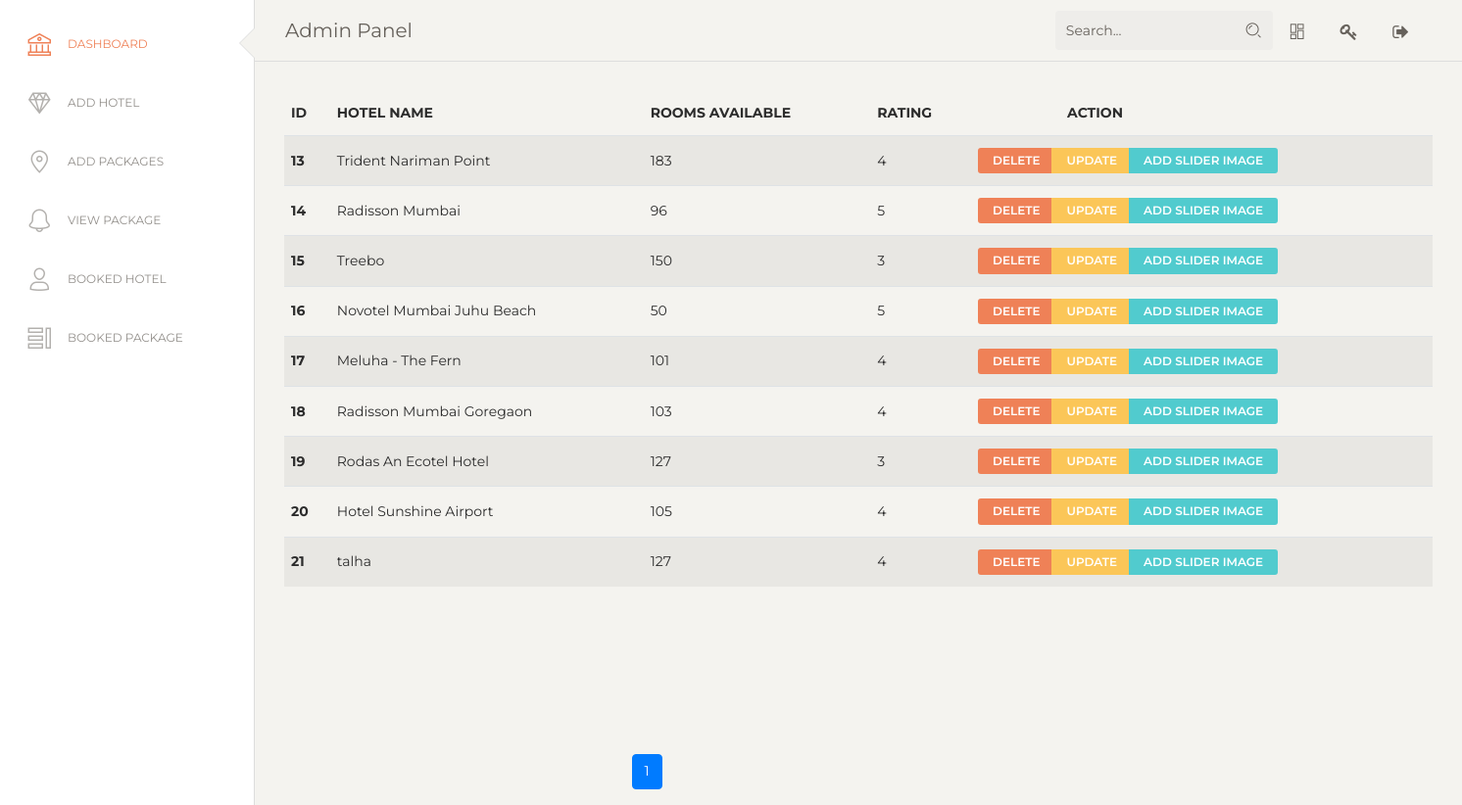
The app's page /admin/index.php (signed in) with its own data.
### tables this page shows
CREATE TABLE `hotel_details` (
  `hotel_id` int(6) NOT NULL,
  `hotel_name` text NOT NULL,
  `hotel_description` varchar(256) NOT NULL,
  `hotel_location` varchar(256) NOT NULL,
  `total_rooms` int(11) NOT NULL,
  `rating` int(11) NOT NULL,
  `price` float NOT NULL,
  `hotel_image` varchar(255) NOT NULL
);

### admin/index.php (the view, shortened to what this page needs)
<?php
include "header.php";
?>
<div class="content">
  <table class="table table-striped">
    <thead>
      <tr>
        <th scope="col">id</th>
        <th scope="col">Hotel Name</th>
        <th scope="col">Rooms Available</th>
        <th scope="col">Rating</th>
        <th scope="col" style="padding-left: 7em;">Action</th>
      </tr>
    </thead>
    <tbody>
      <?php include "config.php";
      if (isset($_GET['page'])) {
        $page = $_GET['page'];
      } else {
        $page = 1;
      }
      $limit = 10;
      $offset = ($page - 1) * $limit;
      $sql = "SELECT * FROM hotel_details LIMIT {$offset},{$limit}";
      $result = mysqli_query($conn, $sql);
      if (mysqli_num_rows($result) > 0) {
        while ($row = mysqli_fetch_assoc($result)) {
      ?>
          <tr>
            <th scope="row"><?php echo $row['hotel_id'] ?></th>
            <td><?php echo $row['hotel_name'] ?></td>
            <td><?php echo $row['total_rooms'] ?></td>
            <td><?php echo $row['rating'] ?></td>
            <td>
              <div class="btn-group">
                <a class="btn btn-danger btn-sm" href="delete.php?id=<?php echo $row['hotel_id'] ?>">Delete</a>
                <a class="btn btn-warning btn-sm" href="update.php?id=<?php echo $row['hotel_id'] ?>">Update</a>
                <a class="btn btn-primary btn-sm" href="add_slider_hotel.php?id=<?php echo $row['hotel_id'] ?>">Add Slider Image</a>
              </div>
            </td>
          </tr>
      <?php }
      } ?>
    </tbody>
  </table>
</div>
<div class="container" style="margin:0 30%;;">
  <?php
  $sql1 = "SELECT * FROM hotel_details";
  $result1 = mysqli_query($conn, $sql1) or die("Query Failed.");
  if (mysqli_num_rows($result1) > 0) {
    $total_records = mysqli_num_rows($result1);
    $total_page = ceil($total_records / $limit);
    echo '<ul class="pagination">';
    for ($i = 1; $i <= $total_page; $i++) {
      if ($i == $page) {
        $active = "active";
      } else {
        $active = "";
      }
      echo '<li class="page-item ' . $active . '"><a class="page-link" href="index.php?page=' . $i . '">' . $i . '</a></li>';
    }
    echo '</ul>';
  }
  ?>
</div>

### records on screen
hotel_details: hotel_id "13", hotel_name "Trident Nariman Point", total_rooms "183", rating "4"
hotel_details: hotel_id "14", hotel_name "Radisson Mumbai", total_rooms "96", rating "5"
hotel_details: hotel_id "15", hotel_name "Treebo", total_rooms "150", rating "3"
hotel_details: hotel_id "16", hotel_name "Novotel Mumbai Juhu Beach", total_rooms "50", rating "5"
hotel_details: hotel_id "17", hotel_name "Meluha - The Fern", total_rooms "101", rating "4"
hotel_details: hotel_id "18", hotel_name "Radisson Mumbai Goregaon", total_rooms "103", rating "4"
hotel_details: hotel_id "19", hotel_name "Rodas An Ecotel Hotel", total_rooms "127", rating "3"
hotel_details: hotel_id "20", hotel_name "Hotel Sunshine Airport", total_rooms "105", rating "4"
hotel_details: hotel_id "21", hotel_name "talha", total_rooms "127", rating "4"
